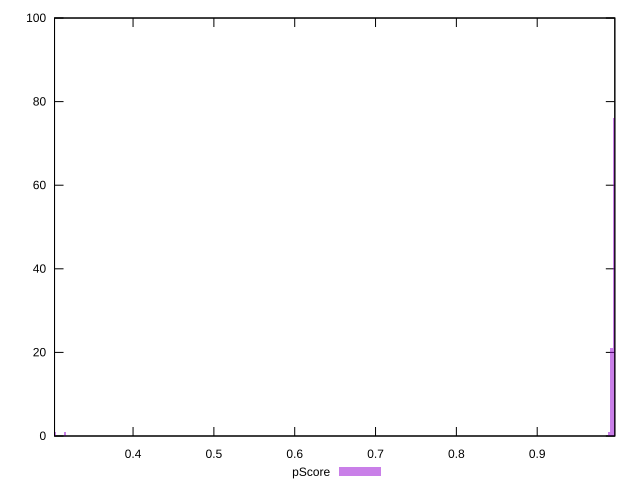

Write gnuplot code to recreate this figure.
reset

$pScore <<EOF
0.3032149530186061 1
0.31584890939438137 1
0.9949240645923013 76
0.9886070864044136 1
0.9917655754983575 21
EOF

set key outside below
set boxwidth 0.0031584890939438137
set xrange [0.30285064466191997:0.9960303524544469]
set yrange [0:100]
set trange [0:100]
set style fill transparent solid 0.5 noborder
set terminal svg size 640, 490 enhanced background rgb 'white'
set output "report_00017_2021-02-10T15-08-03.406Z/speed-index/samples/pages+cached+noadtech+nomedia/pScore/histogram.svg"

plot $pScore title "pScore" with boxes

reset
